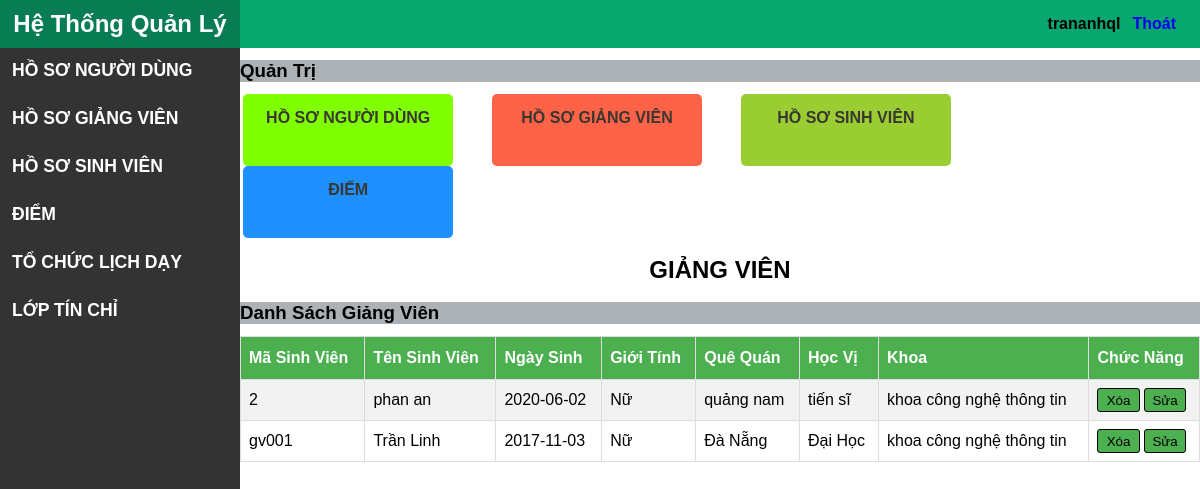
The app's page /GiangVien/LayDanhSachGiangVien/mk001 (signed in), older data.
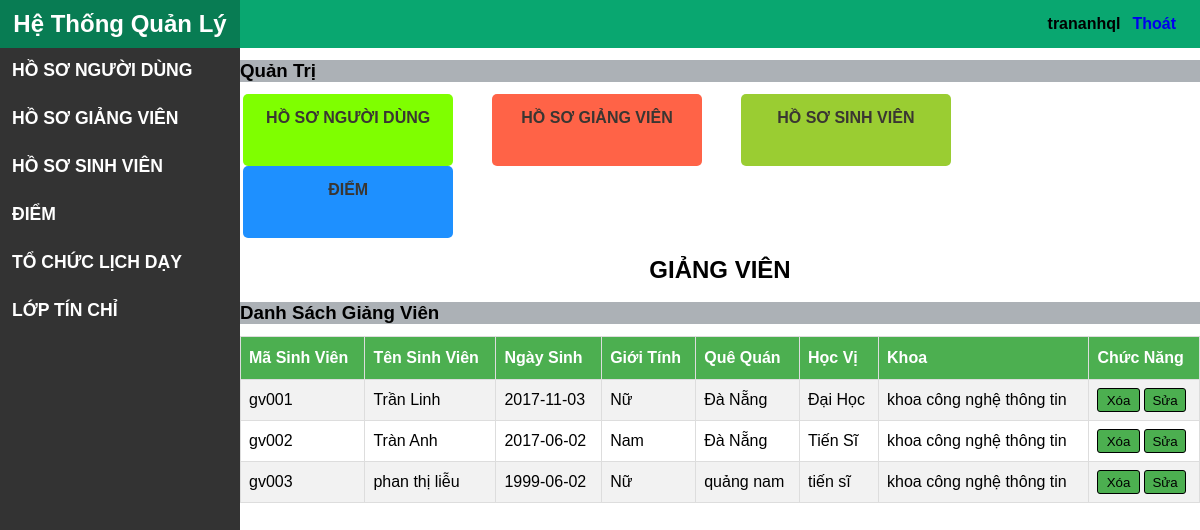
The same page, newer data.
### tables this page shows
CREATE TABLE `giangvien` (
  `magv` varchar(20) NOT NULL,
  `tengv` varchar(100) DEFAULT NULL,
  `gioitinh` bit(1) DEFAULT NULL,
  `ngaysinh` date DEFAULT NULL,
  `quequan` varchar(100) DEFAULT NULL,
  `hocvi` varchar(100) DEFAULT NULL,
  `makhoa` varchar(20) DEFAULT NULL
);

CREATE TABLE `khoa` (
  `makhoa` varchar(20) NOT NULL,
  `tenkhoa` varchar(100) DEFAULT NULL,
  `namthanhlap` int(11) DEFAULT NULL
);

### mvc/core/Controller.php (called while the page is built, shortened)
<?php
class Controller
{
    public function view($view, $data = [])
    {
        require_once "./mvc/views/" . $view . ".php";
    }
}

### mvc/controllers/GiangVien.php (called while the page is built, shortened)
<?php
class GiangVien extends Controller
{
    public function LayDanhSachGiangVien($makhoa)
    {
        $daoGiangVien = $this->model("DaoGiangVien");
        $arrGiangVien = $daoGiangVien->LayDanhSachGiangVienTheoMaKhoa($makhoa);
        $this->view("LayoutQuanTri", ["page" => "GVXemDanhSach", "css" => "GVXemDanhSach", "arrGiangVien" => $arrGiangVien]);
    }
}

### mvc/core/App.php (called while the page is built, shortened)
<?php
class App
{
   protected $action = "SayHi";
   protected $params = [];
   function __construct()
   {
      $arr = $this->UrlProcess();
      $this->controller=new $this->controller;
      unset($arr[0]);
      if (isset($arr[1])) {
         if (method_exists($this->controller, $arr[1])) {
            $this->action = $arr[1];
         }
      }
      unset($arr[1]);
      if (isset($arr)) {
         $this->params = $arr;
      } else {
         $this->params = [];
      }
      call_user_func_array([$this->controller,$this->action],$this->params);
   }
   function UrlProcess()
   {
      if (isset($_GET['url'])) {
         return explode('/', filter_var(trim($_GET['url'], '/')));
      }
   }
}

### index.php (called while the page is built, shortened)
<?php
$myApp = new App();

### mvc/core/DB.php (called while the page is built, shortened)
<?php
class DB
{
    protected $serverName = "localhost";
    protected $userName = "root";
    protected $password = "";
    function __construct()
    {
        $this->conn=mysqli_connect($this->serverName,$this->userName,$this->password);
     }
}

### mvc/models/DaoGiangVien.php (called while the page is built, shortened)
<?php
class DaoGiangVien extends DB
{
    public function LayDanhSachGiangVienTheoMaKhoa($makhoa)
    {
        $array = [];
        $sql = "SELECT GV.magv,GV.tengv,GV.ngaysinh,GV.gioitinh,GV.quequan,GV.hocvi,GV.makhoa,K.tenkhoa FROM giangvien AS GV JOIN khoa AS K ON GV.makhoa=K.makhoa WHERE GV.makhoa='".$makhoa."'";
        $result = mysqli_query($this->conn, $sql);
        while ($row = mysqli_fetch_assoc($result)) {
            $array[] = $row;
        }
        return $array;
    }
}

### mvc/views/pages/GVXemDanhSach.php (the view)
<div class="content-main">
    <h2>GIẢNG VIÊN</h2>
    <h3>Danh Sách Giảng Viên</h3>
    <table id="customers">
        <tr>
            <th>Mã Sinh Viên</th>
            <th>Tên Sinh Viên</th>
            <th>Ngày Sinh</th>
            <th>Giới Tính</th>
            <th>Quê Quán</th>
            <th>Học Vị</th>
            <th>Khoa</th>
            <th>Chức Năng</th>
        </tr>
        <?php
        $dem = count($data["arrGiangVien"]);
        for ($i = 0; $i < $dem; $i++) {
            $gioitinh = "";
            if ($data["arrGiangVien"][$i]["gioitinh"] == 1) {
                $gioitinh = "Nam";
            } else {
                $gioitinh = "Nữ";
            }
            echo '<tr>
            <td>' . $data["arrGiangVien"][$i]["magv"] . '</td>
            <td>' . $data["arrGiangVien"][$i]["tengv"] . '</td>
            <td>' . $data["arrGiangVien"][$i]["ngaysinh"] . '</td>
            <td>' . $gioitinh . '</td>
            <td>' . $data["arrGiangVien"][$i]["quequan"] . '</td>
            <td>' . $data["arrGiangVien"][$i]["hocvi"] . '</td>
            <td>' . $data["arrGiangVien"][$i]["tenkhoa"] . '</td>
            <td>
            <a href="GiangVien/XoaGiangVien/' . $data["arrGiangVien"][$i]["magv"] . '/' . $data["arrGiangVien"][$i]["makhoa"] . '" ><button class="btn">Xóa</button></a>
            <a href="GiangVien/SuaGiangVien/' . $data["arrGiangVien"][$i]["magv"] . '" ><button class="btn">Sửa</button></a>
            </td>
        </tr>';
        }
        ?>
    </table>
</div>

Row changes from the older to the newer data that the page shows:
removed giangvien: magv "2", tengv "phan an", ngaysinh "2020-06-02", gioitinh "Nữ", quequan "quảng nam", hocvi "tiến sĩ", makhoa.tenkhoa "khoa công nghệ thông tin"
now on this page (row edited): giangvien: magv "gv002", tengv "Tràn Anh", ngaysinh "2017-06-02", gioitinh "Nam", quequan "Đà Nẵng", hocvi "Tiến Sĩ", makhoa.tenkhoa "khoa công nghệ thông tin"
added giangvien: magv "gv003", tengv "phan thị liễu", ngaysinh "1999-06-02", gioitinh "Nữ", quequan "quảng nam", hocvi "tiến sĩ", makhoa.tenkhoa "khoa công nghệ thông tin"
